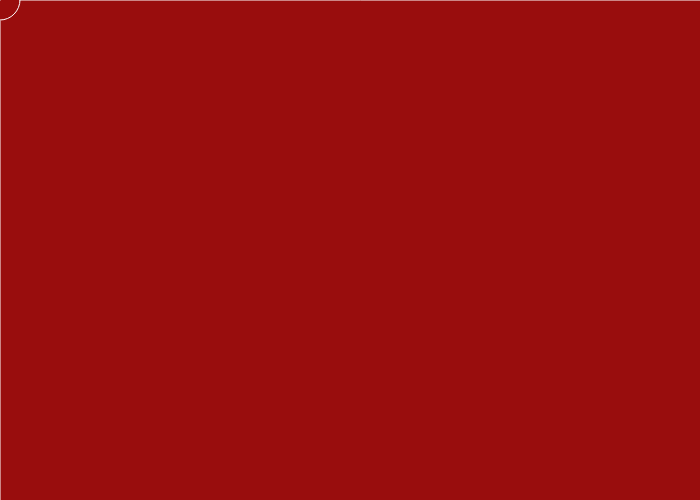
Frame 1 (no input)
Frame 60 (no input): identical to frame 1, image omitted
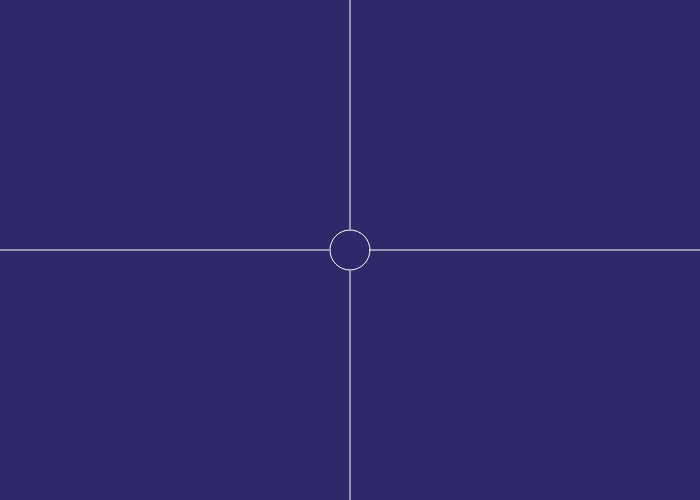
Frame 120 (the mouse pressed at the canvas centre since frame 60)

The p5.js sketch that drew these frames (run headless with seeded random() and noise() and a simulated clock; from frame 60 on, the mouse is pressed at the canvas centre):

// p5.js sketch
// ── sketch.js
function setup() {
	// create canvas
	createCanvas(700, 500);
	noFill();
}
function draw() {
	//change color of background depending on mouse
 if (mouseIsPressed) {
	 background(46, 42, 105)
} else {
	 background(153, 13, 13)
 }
//draw circle
stroke(255, 255, 255);
ellipse(mouseX, mouseY, 40, 40);
//draw lines
line(mouseX -21, mouseY, 0, mouseY);
line(mouseX, mouseY -21, mouseX, 0);
line(700, mouseY, mouseX +21, mouseY);
line(mouseX,700, mouseX, mouseY +21);

}
